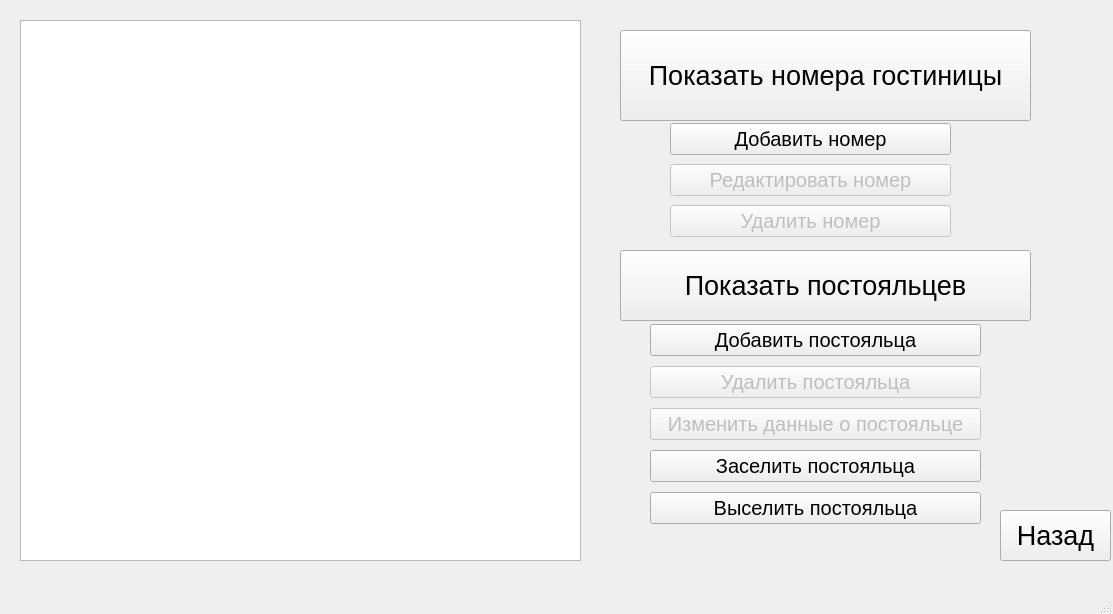
<?xml version="1.0" encoding="UTF-8"?>
<ui version="4.0">
 <class>MainWindow</class>
 <widget class="QMainWindow" name="MainWindow">
  <property name="geometry">
   <rect>
    <x>0</x>
    <y>0</y>
    <width>1113</width>
    <height>614</height>
   </rect>
  </property>
  <property name="windowTitle">
   <string>HotelAdmin</string>
  </property>
  <widget class="QWidget" name="centralwidget">
   <widget class="QPushButton" name="showall">
    <property name="geometry">
     <rect>
      <x>620</x>
      <y>30</y>
      <width>411</width>
      <height>91</height>
     </rect>
    </property>
    <property name="font">
     <font>
      <pointsize>20</pointsize>
     </font>
    </property>
    <property name="text">
     <string>Показать номера гостиницы</string>
    </property>
   </widget>
   <widget class="QTableWidget" name="table">
    <property name="geometry">
     <rect>
      <x>20</x>
      <y>20</y>
      <width>561</width>
      <height>541</height>
     </rect>
    </property>
   </widget>
   <widget class="QPushButton" name="exit">
    <property name="geometry">
     <rect>
      <x>1000</x>
      <y>510</y>
      <width>111</width>
      <height>51</height>
     </rect>
    </property>
    <property name="font">
     <font>
      <pointsize>20</pointsize>
     </font>
    </property>
    <property name="text">
     <string>Назад</string>
    </property>
   </widget>
   <widget class="QWidget" name="verticalLayoutWidget">
    <property name="geometry">
     <rect>
      <x>670</x>
      <y>120</y>
      <width>281</width>
      <height>121</height>
     </rect>
    </property>
    <property name="font">
     <font>
      <pointsize>20</pointsize>
     </font>
    </property>
    <layout class="QVBoxLayout" name="verticalLayout">
     <item>
      <widget class="QPushButton" name="createroom">
       <property name="font">
        <font>
         <pointsize>15</pointsize>
        </font>
       </property>
       <property name="text">
        <string>Добавить номер</string>
       </property>
      </widget>
     </item>
     <item>
      <widget class="QPushButton" name="edithotel">
       <property name="enabled">
        <bool>false</bool>
       </property>
       <property name="font">
        <font>
         <pointsize>15</pointsize>
        </font>
       </property>
       <property name="text">
        <string>Редактировать номер</string>
       </property>
      </widget>
     </item>
     <item>
      <widget class="QPushButton" name="deletehotel">
       <property name="enabled">
        <bool>false</bool>
       </property>
       <property name="font">
        <font>
         <pointsize>15</pointsize>
        </font>
       </property>
       <property name="text">
        <string>Удалить номер</string>
       </property>
      </widget>
     </item>
    </layout>
   </widget>
   <widget class="QWidget" name="verticalLayoutWidget_2">
    <property name="geometry">
     <rect>
      <x>650</x>
      <y>320</y>
      <width>331</width>
      <height>211</height>
     </rect>
    </property>
    <property name="font">
     <font>
      <pointsize>15</pointsize>
     </font>
    </property>
    <layout class="QVBoxLayout" name="verticalLayout_2">
     <item>
      <widget class="QPushButton" name="addperson">
       <property name="font">
        <font>
         <pointsize>15</pointsize>
        </font>
       </property>
       <property name="text">
        <string>Добавить постояльца</string>
       </property>
      </widget>
     </item>
     <item>
      <widget class="QPushButton" name="destroypersonslife">
       <property name="enabled">
        <bool>false</bool>
       </property>
       <property name="font">
        <font>
         <pointsize>15</pointsize>
        </font>
       </property>
       <property name="text">
        <string>Удалить постояльца</string>
       </property>
      </widget>
     </item>
     <item>
      <widget class="QPushButton" name="abateperson">
       <property name="enabled">
        <bool>false</bool>
       </property>
       <property name="text">
        <string>Изменить данные о постояльце</string>
       </property>
      </widget>
     </item>
     <item>
      <widget class="QPushButton" name="givehome">
       <property name="text">
        <string>Заселить постояльца</string>
       </property>
      </widget>
     </item>
     <item>
      <widget class="QPushButton" name="takehome">
       <property name="text">
        <string>Выселить постояльца</string>
       </property>
      </widget>
     </item>
    </layout>
   </widget>
   <widget class="QPushButton" name="showpeople">
    <property name="geometry">
     <rect>
      <x>620</x>
      <y>250</y>
      <width>411</width>
      <height>71</height>
     </rect>
    </property>
    <property name="font">
     <font>
      <pointsize>20</pointsize>
     </font>
    </property>
    <property name="text">
     <string>Показать постояльцев</string>
    </property>
   </widget>
  </widget>
  <widget class="QMenuBar" name="menubar">
   <property name="geometry">
    <rect>
     <x>0</x>
     <y>0</y>
     <width>1113</width>
     <height>21</height>
    </rect>
   </property>
  </widget>
  <widget class="QStatusBar" name="statusbar"/>
 </widget>
 <resources/>
 <connections/>
</ui>
